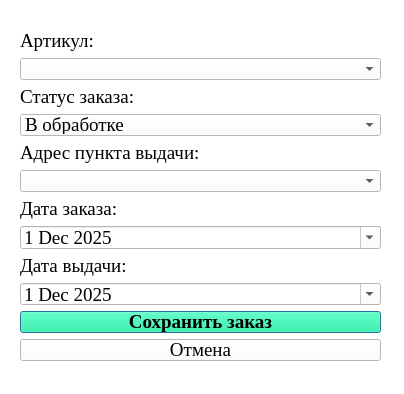
<?xml version="1.0" encoding="UTF-8"?>
<ui version="4.0">
 <class>Dialog</class>
 <widget class="QDialog" name="Dialog">
  <property name="geometry">
   <rect>
    <x>0</x>
    <y>0</y>
    <width>404</width>
    <height>394</height>
   </rect>
  </property>
  <property name="font">
   <font>
    <family>Times New Roman</family>
    <pointsize>14</pointsize>
   </font>
  </property>
  <property name="windowTitle">
   <string>Новый заказ</string>
  </property>
  <property name="windowIcon">
   <iconset>
    <normaloff>import/Icon.ico</normaloff>import/Icon.ico</iconset>
  </property>
  <property name="styleSheet">
   <string notr="true">background-color: #FFFFFF;</string>
  </property>
  <widget class="QWidget" name="layoutWidget">
   <property name="geometry">
    <rect>
     <x>20</x>
     <y>30</y>
     <width>361</width>
     <height>331</height>
    </rect>
   </property>
   <layout class="QVBoxLayout" name="verticalLayout">
    <item>
     <widget class="QLabel" name="label">
      <property name="text">
       <string>Артикул:</string>
      </property>
     </widget>
    </item>
    <item>
     <widget class="QComboBox" name="comboBoxArticle"/>
    </item>
    <item>
     <widget class="QLabel" name="label_2">
      <property name="text">
       <string>Статус заказа:</string>
      </property>
     </widget>
    </item>
    <item>
     <widget class="QComboBox" name="comboBoxStatus">
      <property name="editable">
       <bool>false</bool>
      </property>
      <item>
       <property name="text">
        <string>В обработке</string>
       </property>
      </item>
      <item>
       <property name="text">
        <string>Готов</string>
       </property>
      </item>
      <item>
       <property name="text">
        <string>Выдан</string>
       </property>
      </item>
     </widget>
    </item>
    <item>
     <widget class="QLabel" name="label_3">
      <property name="text">
       <string>Адрес пункта выдачи:</string>
      </property>
     </widget>
    </item>
    <item>
     <widget class="QComboBox" name="lineEditPickupAddress"/>
    </item>
    <item>
     <widget class="QLabel" name="label_4">
      <property name="text">
       <string>Дата заказа:</string>
      </property>
     </widget>
    </item>
    <item>
     <widget class="QDateEdit" name="dateEdit">
      <property name="calendarPopup">
       <bool>true</bool>
      </property>
      <property name="date">
       <date>
        <year>2025</year>
        <month>12</month>
        <day>1</day>
       </date>
      </property>
     </widget>
    </item>
    <item>
     <widget class="QLabel" name="label_5">
      <property name="text">
       <string>Дата выдачи:</string>
      </property>
     </widget>
    </item>
    <item>
     <widget class="QDateEdit" name="dateEdit_2">
      <property name="calendarPopup">
       <bool>true</bool>
      </property>
      <property name="date">
       <date>
        <year>2025</year>
        <month>12</month>
        <day>1</day>
       </date>
      </property>
     </widget>
    </item>
    <item>
     <widget class="QPushButton" name="pushButton">
      <property name="styleSheet">
       <string notr="true">background-color: #00FA9A;
color: black;
font-weight: bold;</string>
      </property>
      <property name="text">
       <string>Сохранить заказ</string>
      </property>
     </widget>
    </item>
    <item>
     <widget class="QPushButton" name="pushButtonCancel">
      <property name="text">
       <string>Отмена</string>
      </property>
     </widget>
    </item>
   </layout>
  </widget>
 </widget>
 <resources/>
 <connections/>
</ui>
